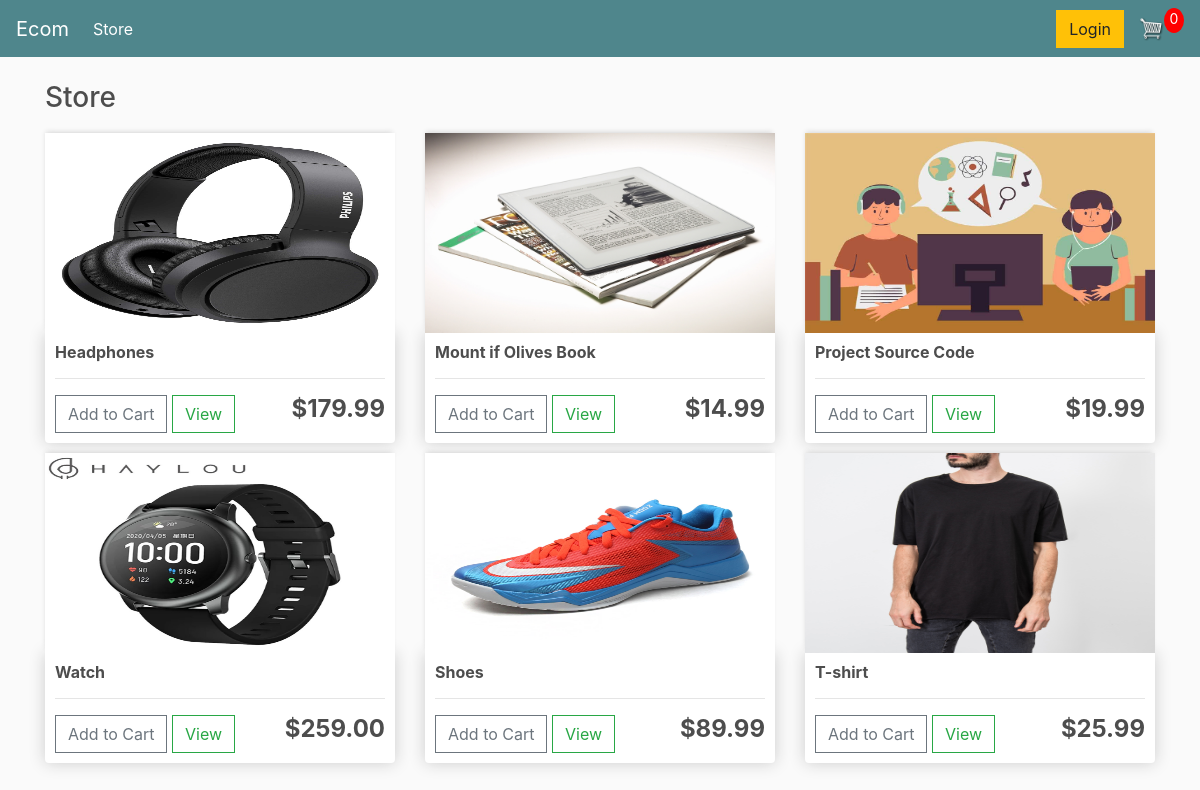
The page / on the database its author committed.
### store/models.py (models this page shows, shortened)
class Product(models.Model):
    name = models.CharField(max_length=200, null=True)
    price = models.FloatField()
    digital = models.BooleanField(default= False, null=True, blank=False)
    image = models.ImageField(null=True, blank=True)
    @property
    def imageURL(self):
        try:
            url = self.image.url
        except:
            url = ""
        return url

### store/views.py (the view)
# urls.py: path('',include('store.urls'))
def store(request):
    prodcucts = Product.objects.all()
    context= {'products':prodcucts}
    return render(request, 'store/store.html',context)

### store/templates/store/store.html (shortened to what this page needs)
<html lang="en">
<head>
</head>
<body>
    {% extends 'store/main.html' %}
    {% load static %}
    {% block content %}
        <h3>Store</h3>
        <div class="row">
            {% for product in products %}
            <div class="col-lg-4">
                <img class="thumbnail" src="{{product.imageURL}}">
                <div class="box-element product">
                    <h6><strong>{{product.name}}</strong></h6>
                    <hr>
                    <button class="btn btn-outline-secondary add-btn">Add to Cart</button>
                    <a class="btn btn-outline-success" href="#">View</a>
                    <h4 style="display: inline-block ;float: right;"><strong>${{product.price|floatformat:2}}</strong></h4>
                </div>
            </div>
            {% endfor %}
        </div>
    {% endblock content %}

### store/templates/store/main.html (shortened to what this page needs)
{% load static %}
<html>
<head>
	<link rel="stylesheet" href="https://stackpath.bootstrapcdn.com/bootstrap/4.4.1/css/bootstrap.min.css">
	<link rel="stylesheet" type="text/css" href="{% static 'css/main.css' %}">
</head>
<body>
	<nav class="navbar navbar-expand-lg navbar-dark bg-dark">
	  <a class="navbar-brand" href="{% url 'store' %}">Ecom</a>
	  <div class="collapse navbar-collapse" id="navbarSupportedContent">
	    <ul class="navbar-nav mr-auto">
	      <li class="nav-item active">
	        <a class="nav-link" href="{% url 'store' %}">Store <span class="sr-only">(current)</span></a>
	      </li>
	    </ul>
	    <div class="form-inline my-2 my-lg-0">
	     	<a href="#"class="btn btn-warning">Login</a>
	     	<a href="{% url 'cart' %}">
	    		<img  id="cart-icon" src="{% static 'images/cart.png' %}">
	    	</a>
	    	<p id="cart-total">0</p>
	    </div>
	  </div>
	</nav>
     <div class="container">
            <br>
            {% block content %}
            {% endblock content %}
         </div>
  </body>
</html>
</body>
</html>

### static/css/main.css (style rules this page uses)
body { background-color: hsl(0, 0%, 98%); }
h1,h2,h3,h4,h5,h6 { color:hsl(0, 0%, 30%); }
.box-element { box-shadow:hsl(0, 0%, 80%) 0 0 16px; background-color: #fff; border-radius: 4px; padding: 10px; }
.thumbnail { width: 100%; height: 200px; -webkit-box-shadow: -1px -3px 5px -2px rgba(214,214,214,1); -moz-box-shadow: -1px -3px 5px -2px rgba(214,214,214,1); box-shadow: -1px -3px 5px -2px rgba(214,214,214,1); }
.product { border-radius: 0 0 4px 4px; }
.bg-dark { background-color: #4f868c!important; }
#cart-icon { width:25px; display: inline-block; margin-left: 15px; }
#cart-total { display: block; text-align: center; color:#fff; background-color: red; width: 20px; height: 25px; border-radius: 50%; font-size: 14px; }
.col-lg-4, .col-lg-6, .col-lg-8, .col-lg-12 { margin-top: 10px; }
.btn { border-radius: 0; }

### rows shown on the page
Product: imageURL (picture), name "Headphones", price "179.99"
Product: imageURL (picture), name "Mount if Olives Book", price "14.99"
Product: imageURL (picture), name "Project Source Code", price "19.99"
Product: imageURL (picture), name "Watch", price "259.00"
Product: imageURL (picture), name "Shoes", price "89.99"
Product: imageURL (picture), name "T-shirt", price "25.99"
